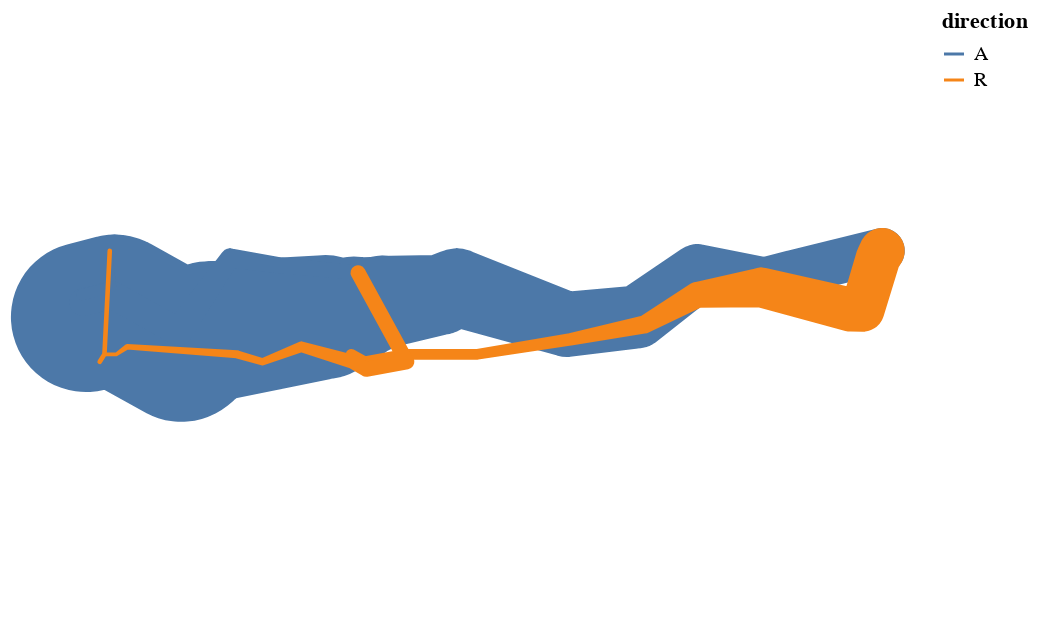

Notebook code for this chart:
### Code cell
trail = alt.Chart(troops).mark_trail().encode(
    latitude = 'lat',
    longitude = 'lon',
    size = alt.Size('survivors', scale=alt.Scale(range=[1,75]), legend = None),
    color='direction',
    detail='division'
)
trail

### Figure 1 — Vega-Lite specification as saved in the notebook (floating-point values rounded to 4 significant figures)
{"config": {"view": {"continuousWidth": 400, "continuousHeight": 300}}, "data": {"name": "data-4c80d3c9c99b115676ae40fdc9d81b87"}, "mark": "trail", "encoding": {"color": {"type": "nominal", "field": "direction"}, "detail": {"type": "quantitative", "field": "division"}, "latitude": {"field": "lat", "type": "quantitative"}, "longitude": {"field": "lon", "type": "quantitative"}, "size": {"type": "quantitative", "field": "survivors", "legend": null, "scale": {"range": [1, 75]}}}, "$schema": "https://vega.github.io/schema/vega-lite/v4.8.1.json", "datasets": {"data-4c80d3c9c99b115676ae40fdc9d81b87": [{"lon": 24.0, "lat": 54.9, "survivors": 340000, "direction": "A", "division": 1}, {"lon": 24.5, "lat": 55.0, "survivors": 340000, "direction": "A", "division": 1}, {"lon": 25.5, "lat": 54.5, "survivors": 340000, "direction": "A", "division": 1}, {"lon": 26.0, "lat": 54.7, "survivors": 320000, "direction": "A", "division": 1}, {"lon": 27.0, "lat": 54.8, "survivors": 300000, "direction": "A", "division": 1}, {"lon": 28.0, "lat": 54.9, "survivors": 280000, "direction": "A", "division": 1}, {"lon": 28.5, "lat": 55.0, "survivors": 240000, "direction": "A", "division": 1}, {"lon": 29.0, "lat": 55.1, "survivors": 210000, "direction": "A", "division": 1}, {"lon": 30.0, "lat": 55.2, "survivors": 180000, "direction": "A", "division": 1}, {"lon": 30.3, "lat": 55.3, "survivors": 175000, "direction": "A", "division": 1}, {"lon": 32.0, "lat": 54.8, "survivors": 145000, "direction": "A", "division": 1}, {"lon": 33.2, "lat": 54.9, "survivors": 140000, "direction": "A", "division": 1}, {"lon": 34.4, "lat": 55.5, "survivors": 127100, "direction": "A", "division": 1}, {"lon": 35.5, "lat": 55.4, "survivors": 100000, "direction": "A", "division": 1}, {"lon": 36.0, "lat": 55.5, "survivors": 100000, "direction": "A", "division": 1}, {"lon": 37.6, "lat": 55.8, "survivors": 100000, "direction": "A", "division": 1}, {"lon": 37.6, "lat": 55.8, "survivors": 100000, "direction": "R", "division": 1}, {"lon": 37.5, "lat": 55.7, "survivors": 98000, "direction": "R", "division": 1}, {"lon": 37.0, "lat": 55.0, "survivors": 97000, "direction": "R", "division": 1}, {"lon": 36.8, "lat": 55.0, "survivors": 96000, "direction": "R", "division": 1}, {"lon": 35.4, "lat": 55.3, "survivors": 87000, "direction": "R", "division": 1}, {"lon": 34.3, "lat": 55.2, "survivors": 55000, "direction": "R", "division": 1}, {"lon": 33.3, "lat": 54.8, "survivors": 37000, "direction": "R", "division": 1}, {"lon": 32.0, "lat": 54.6, "survivors": 24000, "direction": "R", "division": 1}, {"lon": 30.4, "lat": 54.4, "survivors": 20000, "direction": "R", "division": 1}, {"lon": 29.2, "lat": 54.4, "survivors": 20000, "direction": "R", "division": 1}, {"lon": 28.5, "lat": 54.3, "survivors": 20000, "direction": "R", "division": 1}, {"lon": 28.3, "lat": 54.4, "survivors": 20000, "direction": "R", "division": 1}, {"lon": 24.0, "lat": 55.1, "survivors": 60000, "direction": "A", "division": 2}, {"lon": 24.5, "lat": 55.2, "survivors": 60000, "direction": "A", "division": 2}, {"lon": 25.5, "lat": 54.7, "survivors": 60000, "direction": "A", "division": 2}, {"lon": 26.6, "lat": 55.7, "survivors": 40000, "direction": "A", "division": 2}, {"lon": 27.4, "lat": 55.6, "survivors": 33000, "direction": "A", "division": 2}, {"lon": 28.7, "lat": 55.5, "survivors": 30000, "direction": "A", "division": 2}, {"lon": 28.7, "lat": 55.5, "survivors": 30000, "direction": "R", "division": 2}, {"lon": 29.2, "lat": 54.3, "survivors": 30000, "direction": "R", "division": 2}, {"lon": 28.5, "lat": 54.2, "survivors": 30000, "direction": "R", "division": 2}, {"lon": 28.3, "lat": 54.3, "survivors": 28000, "direction": "R", "division": 2}, {"lon": 27.5, "lat": 54.5, "survivors": 20000, "direction": "R", "division": 2}, {"lon": 26.8, "lat": 54.3, "survivors": 12000, "direction": "R", "division": 2}, {"lon": 26.4, "lat": 54.4, "survivors": 14000, "direction": "R", "division": 2}, {"lon": 24.6, "lat": 54.5, "survivors": 8000, "direction": "R", "division": 2}, {"lon": 24.4, "lat": 54.4, "survivors": 4000, "direction": "R", "division": 2}, {"lon": 24.2, "lat": 54.4, "survivors": 4000, "direction": "R", "division": 2}, {"lon": 24.1, "lat": 54.3, "survivors": 4000, "direction": "R", "division": 2}, {"lon": 24.0, "lat": 55.2, "survivors": 22000, "direction": "A", "division": 3}, {"lon": 24.5, "lat": 55.3, "survivors": 22000, "direction": "A", "division": 3}, {"lon": 24.6, "lat": 55.8, "survivors": 6000, "direction": "A", "division": 3}, {"lon": 24.6, "lat": 55.8, "survivors": 6000, "direction": "R", "division": 3}, {"lon": 24.2, "lat": 54.4, "survivors": 6000, "direction": "R", "division": 3}, {"lon": 24.1, "lat": 54.3, "survivors": 6000, "direction": "R", "division": 3}]}}
